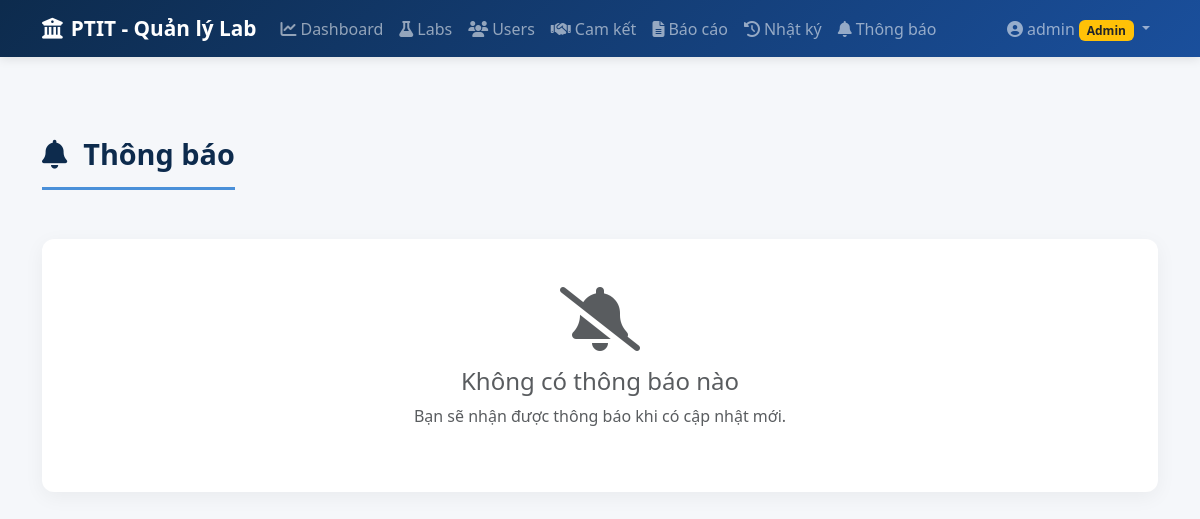
The page /notifications (signed in) on the database as committed earlier.
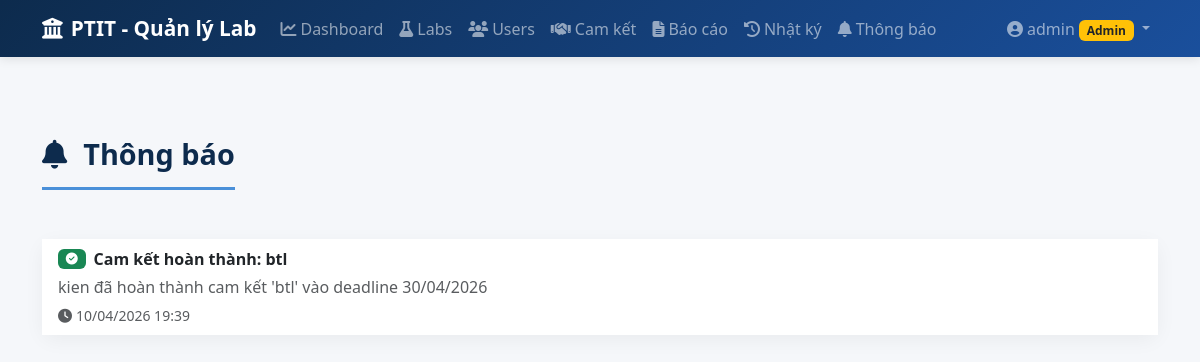
The same page on the database as committed later.
### models.py (models this page shows, shortened)
class Notification(db.Model):
    __tablename__ = 'notifications'
    id = db.Column(db.Integer, primary_key=True)
    user_id = db.Column(db.Integer, db.ForeignKey('users.id'), nullable=False)
    title = db.Column(db.String(200), nullable=False)
    message = db.Column(db.Text, nullable=False)
    type = db.Column(db.String(20), default='info')  # info, warning, success, danger
    is_read = db.Column(db.Boolean, default=False)
    link = db.Column(db.String(200))
    created_at = db.Column(db.DateTime, default=datetime.utcnow)
    user = db.relationship('User', backref='notifications')

### app.py (the view)
@app.route('/notifications')
@login_required
def notifications():
    notifications_list = Notification.query.filter_by(user_id=current_user.id).order_by(Notification.created_at.desc()).all()
    unread_count = Notification.query.filter_by(user_id=current_user.id, is_read=False).count()
    return render_template('notifications/list.html', notifications=notifications_list, unread_count=unread_count)

### app.py (called while the page is built)
@login_manager.user_loader
def load_user(user_id):
    return User.query.get(int(user_id))

@app.before_request
def csrf_protect():
    if request.method in ('POST', 'PUT', 'DELETE'):
        if request.endpoint == 'login':
            return
        token = request.form.get('_csrf_token') or request.headers.get('X-CSRF-Token')
        if not validate_csrf_token(token):
            flash('Yêu cầu không hợp lệ (CSRF token không đúng). Vui lòng thử lại.', 'danger')
            return redirect(request.referrer or url_for('dashboard'))

### models.py (called while the page is built)
    def is_admin(self):
        return self.role == 'admin'

### templates/notifications/list.html (shortened to what this page needs)
{% extends "base.html" %}
{% block content %}
<div class="d-flex justify-content-between align-items-center mb-4">
    <h1 class="page-title">
        <i class="fas fa-bell me-3"></i>Thông báo
    </h1>
</div>
<div class="card">
    <div class="card-body p-0">
        {% if notifications %}
        <div class="list-group list-group-flush">
            {% for notif in notifications %}
            <div class="list-group-item {% if not notif.is_read %}list-group-item-primary{% endif %}">
                <div class="d-flex justify-content-between align-items-start">
                    <div class="flex-grow-1">
                        <div class="d-flex align-items-center mb-1">
                            {% if notif.type == 'danger' %}
                            <span class="badge bg-danger me-2"><i class="fas fa-exclamation-circle"></i></span>
                            {% elif notif.type == 'warning' %}
                            <span class="badge bg-warning text-dark me-2"><i class="fas fa-exclamation-triangle"></i></span>
                            {% elif notif.type == 'success' %}
                            <span class="badge bg-success me-2"><i class="fas fa-check-circle"></i></span>
                            {% else %}
                            <span class="badge bg-info me-2"><i class="fas fa-info-circle"></i></span>
                            {% endif %}
                            <strong>{{ notif.title }}</strong>
                        </div>
                        <p class="mb-1 text-muted">{{ notif.message }}</p>
                        <small class="text-muted">
                            <i class="fas fa-clock me-1"></i>{{ notif.created_at.strftime('%d/%m/%Y %H:%M') }}
                        </small>
                    </div>
                </div>
            </div>
            {% endfor %}
        </div>
        {% else %}
        <div class="text-center text-muted py-5">
            <i class="fas fa-bell-slash fa-4x mb-3"></i>
            <h4>Không có thông báo nào</h4>
            <p>Bạn sẽ nhận được thông báo khi có cập nhật mới.</p>
        </div>
        {% endif %}
    </div>
</div>
{% endblock %}

Rows that differ between the two databases and show on the page:
added Notification: type "success" (drawn), title "Cam kết hoàn thành: btl", message "kien đã hoàn thành cam kết 'btl' vào deadline 30/04/2026", created_at "10/04/2026 19:39"
Other text that changed with them:
text no longer shown: "Không có thông báo nào Bạn sẽ nhận được thông báo khi có cập nhật mới."
